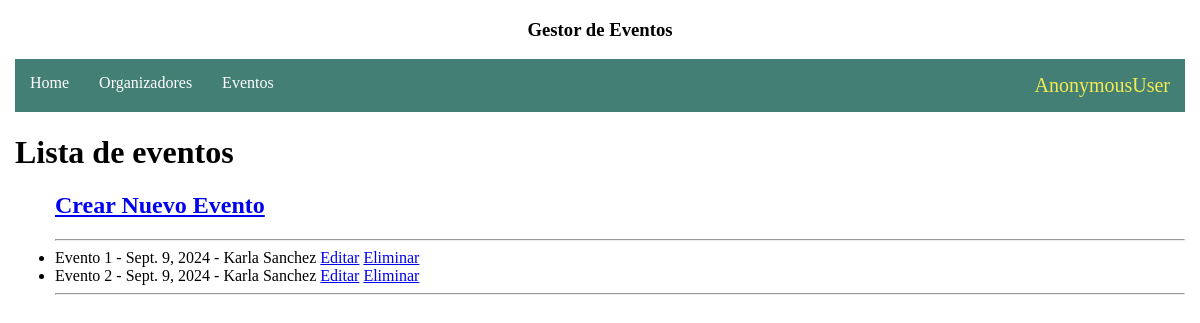
Before: /gestor_eventos/eventos/ with the older database file.
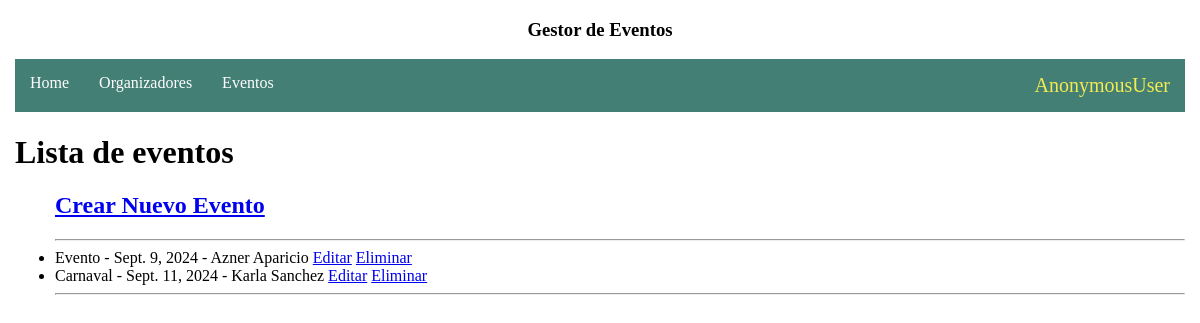
After: the same page with the newer database file.
### eventos/models.py (models this page shows)
class evento(models.Model):
    nombre_event = models.CharField(max_length=100)
    fecha = models.DateField(auto_now_add=True)
    organizador_relacion = models.ForeignKey(organizador, on_delete = models.CASCADE)

class organizador(models.Model):
    nombre_org = models.CharField(max_length=100)
    def __str__(self):
        return self.nombre_org

### eventos/views.py (the view)
# urls.py: path("eventos/", lista_eventos.as_view(), name = "lista_Eventos"),
class lista_eventos(ListView):
    model = evento
    template_name = 'lista_eventos.html'

### eventos/templates/lista_eventos.html (shortened to what this page needs)
<!doctype html>
<html lang="en">
  <head>
  </head>
  <body>
    <h3>Gestor de Eventos</h3>
        <nav class="navbar">
        <ul>
            <li><a href="{% url 'eventosApp:pagina_principal' %}">Home</a></li>
            <li><a href="{% url 'eventosApp:lista_organizadores' %}">Organizadores</a></li>
            <li><a href="{% url 'eventosApp:lista_Eventos' %}">Eventos</a></li>
            <span>{{request.user}}</span>
        </ul>
        </nav>
    <h1>Lista de eventos</h1>
    <ul>
        <a href="{% url 'eventosApp:crear_Eventos' %}"><h2>Crear Nuevo Evento</h2></a>
        <hr/>
        {% for evento in object_list %}
            <li>{{ evento.nombre_event }} - {{ evento.fecha }} - {{ evento.organizador_relacion }} <a href="{% url 'eventosApp:editar_Eventos' evento.id%}">Editar</a> <a href="{% url 'eventosApp:borrar_Eventos' evento.id%}">Eliminar</a></li>
        {% endfor %}
        <hr/>
    </ul>
  </body>
</html>

Changed rows visible on the page:
removed evento: nombre_event "Evento 2", fecha "Sept. 9, 2024", organizador_relacion "Karla Sanchez"
changed evento: nombre_event "Evento 1" → "Evento"; organizador_relacion "Karla Sanchez" → "Azner Aparicio"
added evento: nombre_event "Carnaval", fecha "Sept. 11, 2024", organizador_relacion "Karla Sanchez"
